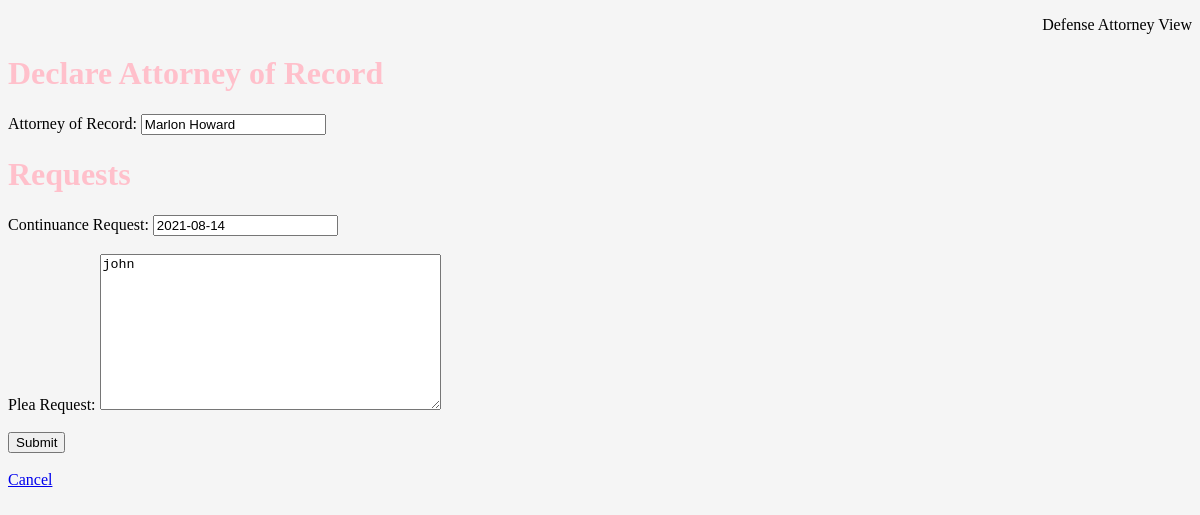
The app's page /attend/13/edita/, older data.
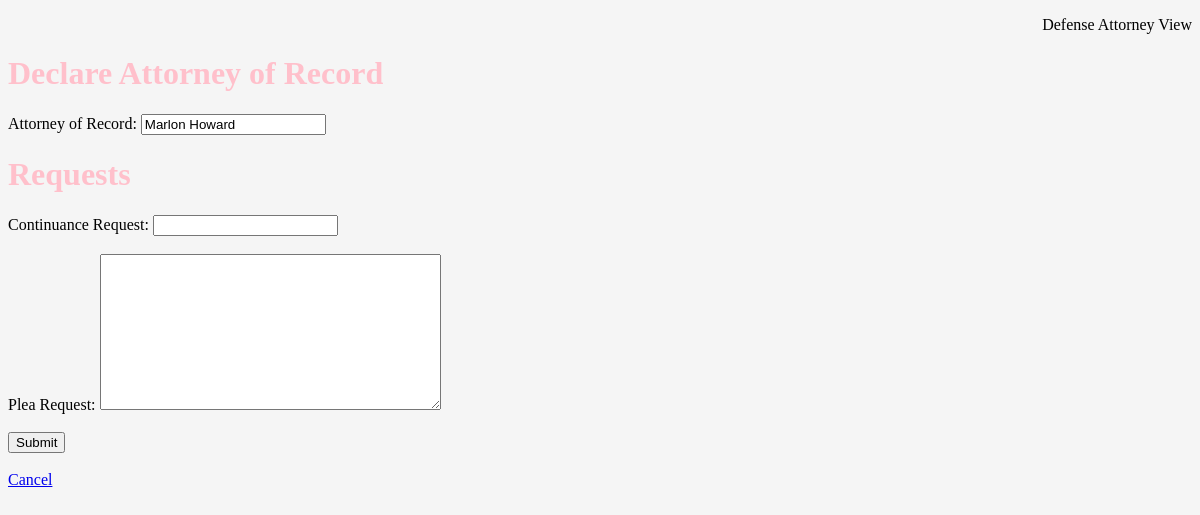
The same page, newer data.
### attendance/models.py (models this page shows, shortened)
class Case(models.Model):
    no = models.CharField(max_length=4, null=True, blank=True)
    file_number = models.CharField(max_length=10, null=True, blank=True)
    defendant = models.CharField(max_length=50, null=True, blank=True)
    complainant = models.CharField(max_length=50, null=True, blank=True)
    offense = models.CharField(max_length=100, null=True, blank=True)
    attorney = models.CharField(max_length=50, null=True, blank=True)
    court_date = models.DateField(null=True, blank=True)
    plea_request = models.TextField(max_length=200, null=True, blank=True)
    response_by = models.TextField(max_length=200, null=True, blank=True)
    disposition = models.TextField(max_length=200, null=True, blank=True)
    defense_name = models.CharField(max_length=50, null=True, blank=True)
    continuance = models.DateField(null=True, blank=True)
    p = models.BooleanField(null=True, blank=True)
    a = models.BooleanField(null=True, blank=True)
    l = models.BooleanField(null=True, blank=True)

### attendance/views.py (the view)
def edita_case(request, pk):
    case = get_object_or_404(Case, pk=pk)
    if request.method == 'GET':
        form = CaseForm(instance=case)
    else:
        form = CaseForm(data=request.POST, instance=case)
        if form.is_valid():
            form.save()
            return redirect(to='lista_cases')
    return render(request, "attend/edita_case.html", {
        "form": form,
        "case": case,
    })

### attendance/forms.py
class CaseForm(forms.ModelForm):
    class Meta:
        model = Case
        fields = [
            'no',
            'file_number',
            'defendant',
            'complainant',
            'offense',
            'attorney',
            'court_date',
            'plea_request',
            'response_by',
            'defense_name',
            'continuance',
            'disposition',
            'p',
            'a',
            'l',
    ]

### templates/attend/edita_case.html (shortened to what this page needs)
{% extends "base.html" %}
{% block content %}
<p class="right">Defense Attorney View</p>
<div>
    <form action="{% url 'edit_case' pk=case.pk %}" method="POST">
      <h1>Declare Attorney of Record</h1>
      Attorney of Record: {{ form.defense_name }}
      <h1>Requests</h1>
      Continuance Request: {{ form.continuance }} <br> <br>
      Plea Request: {{ form.plea_request }}
      <div> <br>
        <button type="submit">Submit</button><br> <br>
        <a href="{% url 'lista_cases' %}">Cancel</a>
    </form>
        <br><br><br><br><br><br>
</div>
{% endblock %}

Row changes from the older to the newer data that the page shows:
changed Case "Marlon Howard": continuance "2021-08-14" → (not shown); plea_request "john" → (not shown)
